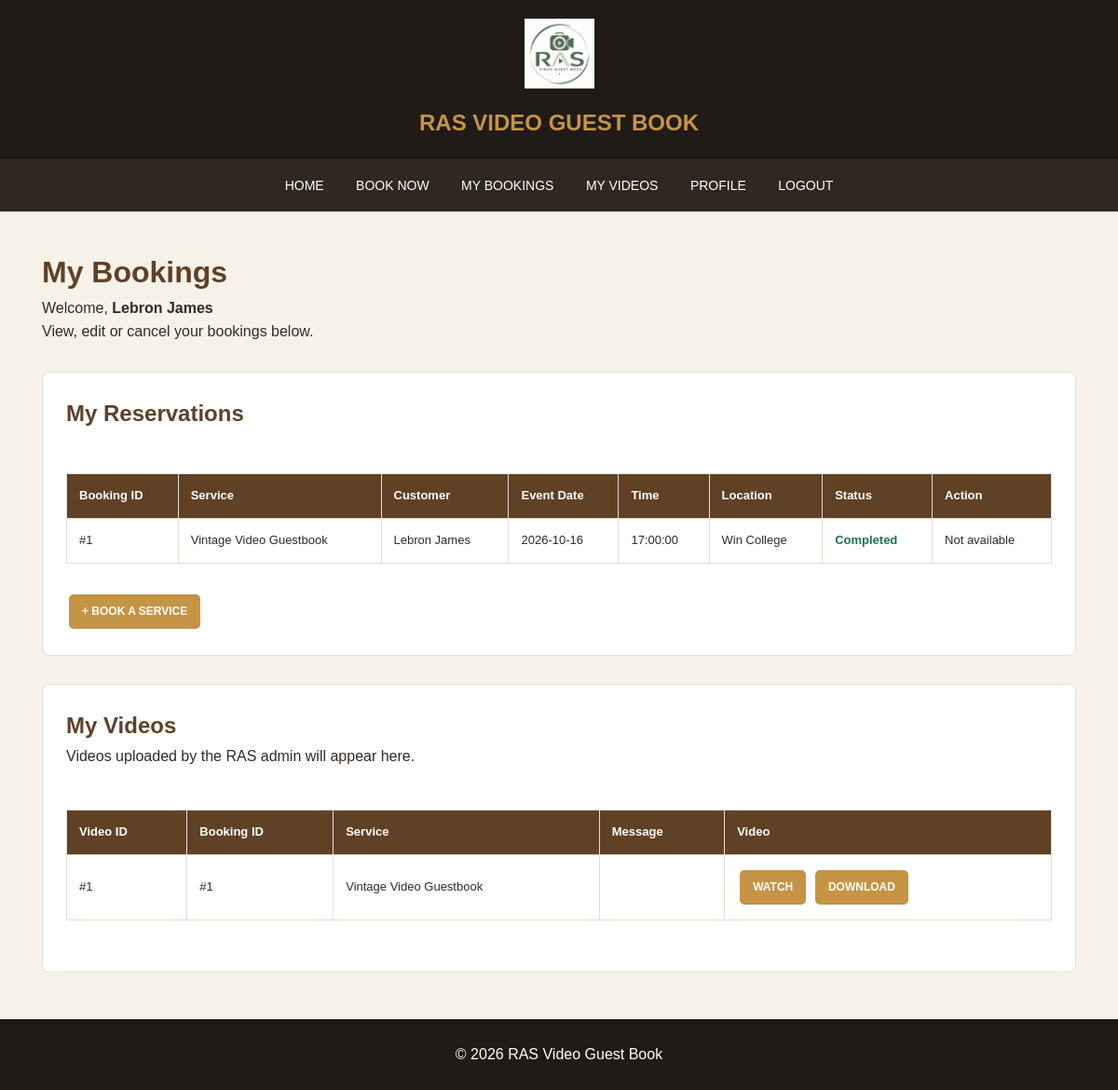
The app's page /my_bookings.php (signed in) with its own data.
### tables this page shows
CREATE TABLE IF NOT EXISTS `bookings` (
  `booking_id` int NOT NULL AUTO_INCREMENT,
  `user_id` int DEFAULT NULL,
  `event_id` int NOT NULL,
  `customer_name` varchar(100) NOT NULL,
  `customer_email` varchar(100) NOT NULL,
  `phone` varchar(30) NOT NULL,
  `event_date` date NOT NULL,
  `booking_time` time NOT NULL,
  `location` varchar(200) NOT NULL,
  `notes` text,
  `status` varchar(20) DEFAULT 'Pending',
  `booking_code` varchar(64) NOT NULL,
  `created_at` timestamp NULL DEFAULT CURRENT_TIMESTAMP,
  PRIMARY KEY (`booking_id`),
  UNIQUE KEY `booking_code` (`booking_code`),
  KEY `user_id` (`user_id`),
  KEY `event_id` (`event_id`)
);

CREATE TABLE IF NOT EXISTS `events` (
  `event_id` int NOT NULL AUTO_INCREMENT,
  `event_name` varchar(100) NOT NULL,
  `description` text,
  `price` decimal(10,2) NOT NULL,
  `image` varchar(100) NOT NULL,
  PRIMARY KEY (`event_id`)
);

CREATE TABLE IF NOT EXISTS `video_messages` (
  `video_id` int NOT NULL AUTO_INCREMENT,
  `booking_id` int NOT NULL,
  `video_filename` varchar(255) NOT NULL,
  `message` text,
  `status` varchar(20) DEFAULT 'Submitted',
  `upload_date` timestamp NULL DEFAULT CURRENT_TIMESTAMP,
  PRIMARY KEY (`video_id`),
  UNIQUE KEY `booking_id` (`booking_id`)
);

### my_bookings.php (the view, shortened to what this page needs)
<?php
include("database/database.php");
$userId = (int)$_SESSION['user_id'];
function esc($value) {
    return htmlspecialchars(
        (string)($value ?? ''),
        ENT_QUOTES,
        'UTF-8'
    );
}
$stmt = $conn->prepare(
    "SELECT b.*, e.event_name
     FROM bookings b
     JOIN events e ON b.event_id = e.event_id
     WHERE b.user_id = ?
     ORDER BY b.created_at DESC"
);
$stmt->bind_param("i", $userId);
$stmt->execute();
$bookings = $stmt->get_result()->fetch_all(MYSQLI_ASSOC);
$videoStmt = $conn->prepare(
    "SELECT v.video_id,
            v.booking_id,
            v.message,
            e.event_name
     FROM video_messages v
     JOIN bookings b ON v.booking_id = b.booking_id
     JOIN events e ON b.event_id = e.event_id
     WHERE b.user_id = ?
     ORDER BY v.upload_date DESC"
);
$videoStmt->bind_param("i", $userId);
$videoStmt->execute();
$videos = $videoStmt->get_result()->fetch_all(MYSQLI_ASSOC);
?>
<!DOCTYPE html>
<html lang="en">
<head>
<link rel="stylesheet" href="css/style.css">
</head>
<body>
<header class="customer-header">
    <a href="index.php">
        <img src="pictures/ras.png" alt="RAS Logo">
    </a>
    <h2>RAS VIDEO GUEST BOOK</h2>
</header>
<nav class="customer-nav">
    <a href="index.php">HOME</a>
    <a href="events.php">BOOK NOW</a>
    <a href="my_bookings.php">MY BOOKINGS</a>
    <a href="#my-videos">MY VIDEOS</a>
    <a href="profile.php">PROFILE</a>
    <a href="logout.php">LOGOUT</a>
</nav>
<main class="customer-container">
    <h1>My Bookings</h1>
    <p>
        Welcome,
        <strong>
            <?php echo esc($_SESSION['name'] ?? 'Customer'); ?>
        </strong>
    </p>
    <p>
        View, edit or cancel your bookings below.
    </p>
    <section class="table-section" id="bookings">
        <h2>My Reservations</h2>
        <div class="table-wrap">
            <table class="customer-table">
                <thead>
                    <tr>
                        <th>Booking ID</th>
                        <th>Service</th>
                        <th>Customer</th>
                        <th>Event Date</th>
                        <th>Time</th>
                        <th>Location</th>
                        <th>Status</th>
                        <th>Action</th>
                    </tr>
                </thead>
                <tbody>
                <?php if (count($bookings) > 0) { ?>
                    <?php foreach ($bookings as $booking) { ?>
                        <?php
                        $status = strtolower(
                            $booking['status'] ?? 'pending'
                        );
                        $canEdit = in_array(
                            $booking['status'],
                            ['Pending', 'Confirmed'],
                            true
                        );
                        ?>
                        <tr>
                            <td>
                                #<?php echo (int)$booking['booking_id']; ?>
                            </td>
                            <td>
                                <?php echo esc($booking['event_name']); ?>
                            </td>
                            <td>
                                <?php echo esc($booking['customer_name']); ?>
                            </td>
                            <td>
                                <?php echo esc($booking['event_date']); ?>
                            </td>
                            <td>
                                <?php echo esc($booking['booking_time']); ?>
                            </td>
                            <td>
                                <?php echo esc($booking['location']); ?>
                            </td>
                            <td>
                                <span class="status <?php echo esc($status); ?>">
                                    <?php echo esc($booking['status']); ?>
                                </span>
                            </td>
                            <td>
                                <?php if ($canEdit) { ?>
                                    <a
                                        href="my_bookings.php?edit=<?php
                                            echo (int)$booking['booking_id'];
                                        ?>#edit-booking"
                                        class="action-link"
                                    >
                                        EDIT
                                    </a>
                                    <form
                                        method="POST"
                                        style="display:inline;"
                                        onsubmit="return confirm('Are you sure you want to cancel this booking?');"
                                    >
                                        <input
                                            type="hidden"
                                            name="csrf"
                                            value="<?php echo esc($_SESSION['booking_csrf']); ?>"
                                        >
                                        <input
                                            type="hidden"
                                            name="action"
                                            value="cancel"
                                        >
                                        <input
                                            type="hidden"
                                            name="booking_id"
                                            value="<?php echo (int)$booking['booking_id']; ?>"
                                        >
                                        <button
                                            type="submit"
                                            class="action-link"
                                        >
                                            CANCEL
                                        </button>
                                    </form>
                                <?php } else { ?>
                                    <span>Not available</span>
                                <?php } ?>
                            </td>
                        </tr>
                    <?php } ?>
                <?php } ?>
                </tbody>
            </table>
        </div>
        <a href="events.php" class="customer-btn">
            + BOOK A SERVICE
        </a>
    </section>
    <section class="table-section" id="my-videos">
        <h2>My Videos</h2>
        <p>
            Videos uploaded by the RAS admin
            will appear here.
        </p>
        <div class="table-wrap">
            <table class="customer-table">
                <thead>
                    <tr>
                        <th>Video ID</th>
                        <th>Booking ID</th>
                        <th>Service</th>
                        <th>Message</th>
                        <th>Video</th>
                    </tr>
                </thead>
                <tbody>
                <?php if (count($videos) > 0) { ?>
                    <?php foreach ($videos as $video) { ?>
                        <tr>
                            <td>
                                #<?php echo (int)$video['video_id']; ?>
                            </td>
                            <td>
                                #<?php echo (int)$video['booking_id']; ?>
                            </td>
                            <td>
                                <?php echo esc($video['event_name']); ?>
                            </td>
                            <td>
                            </td>
                            <td>
                                <a
                                    href="watch_video.php?id=<?php
                                        echo (int)$video['video_id'];
                                    ?>"
                                    target="_blank"
                                    rel="noopener"
                                    class="customer-btn"
                                >
                                    WATCH
                                </a>
                                <a
                                    href="watch_video.php?id=<?php
                                        echo (int)$video['video_id'];
                                    ?>&download=1"
                                    class="customer-btn"
                                >
                                    DOWNLOAD
                                </a>
                            </td>
                        </tr>
                    <?php } ?>
                <?php } ?>
                </tbody>
            </table>
        </div>
    </section>
</main>
<footer class="customer-footer">
    &copy; <?php echo date('Y'); ?>
    RAS Video Guest Book
</footer>
</body>
</html>

### css/style.css (style rules this page uses)
* { margin: 0; padding: 0; box-sizing: border-box; }
body { font-family: Arial, sans-serif; background: #f7f2e9; color: #342d26; line-height: 1.6; }
a { text-decoration: none; }
.table-wrap { overflow-x: auto; margin: 30px 0; }
table { width: 100%; min-width: 850px; border-collapse: collapse; background: white; text-align: left; }
th { background: #60472f; color: white; }
th, td { padding: 14px; border: 1px solid #e4d8c8; }

### my_bookings.php (style rules this page uses)
body { margin: 0; background: #f7f2e9; font-family: Arial, sans-serif; color: #332b24; }
.customer-header { background: #211b17; text-align: center; padding: 20px; }
.customer-header img { width: 75px; height: 75px; object-fit: contain; }
.customer-header h2 { color: #c59445; margin: 10px 0 0; }
.customer-nav { background: #302820; padding: 15px; text-align: center; }
.customer-nav a { color: white; text-decoration: none; margin: 0 15px; font-size: 14px; }
.customer-container { max-width: 1150px; margin: 40px auto; padding: 0 20px; }
.customer-container h1, .customer-container h2 { color: #604126; }
.table-section, .edit-section { background: white; padding: 25px; margin-top: 30px; border-radius: 8px; border: 1px solid #e8dfd2; }
.table-wrap { width: 100%; overflow-x: auto; }
.customer-table { width: 100%; border-collapse: collapse; margin-top: 15px; }
.customer-table th, .customer-table td { border: 1px solid #e5ddd3; padding: 13px; text-align: left; font-size: 13px; }
.customer-table th { background: #604126; color: white; }
.status { font-weight: bold; }
.status.completed { color: #19764d; }
.customer-btn { display: inline-block; background: #c59445; color: white; text-decoration: none; padding: 9px 14px; border: 0; border-radius: 5px; font-size: 12px; font-weight: bold; cursor: pointer; margin: 3px; }
.customer-footer { background: #211b17; text-align: center; padding: 25px; margin-top: 50px; color: white; }

### records on screen
bookings: booking_id "1", event.event_name "Vintage Video Guestbook", customer_name "Lebron James", event_date "2026-10-16", booking_time "17:00:00", location "Win College", status "Completed", shows "Not available"
video_messages: video_id "1", booking "1", events.event_name "Vintage Video Guestbook"

### other values on screen
$_SESSION['name'] "Lebron James"
